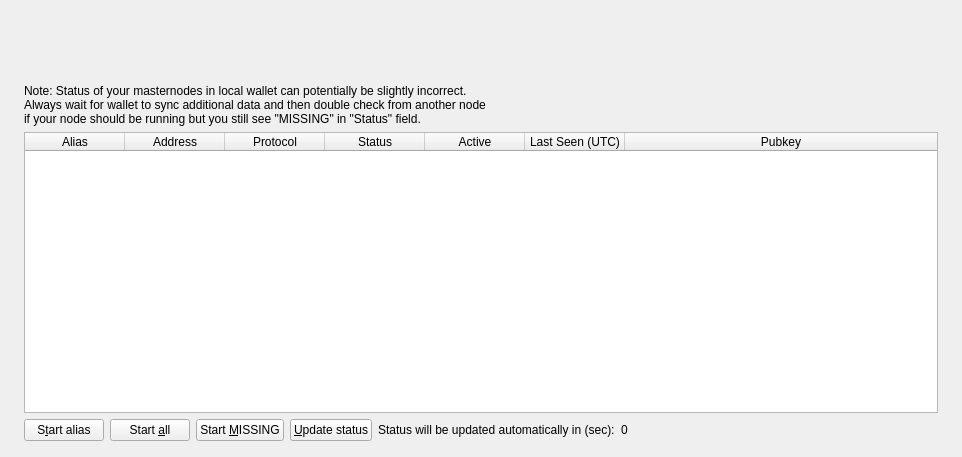
<?xml version="1.0" encoding="UTF-8"?>
<ui version="4.0">
 <class>MasternodeList</class>
 <widget class="QWidget" name="MasternodeList">
  <property name="geometry">
   <rect>
    <width>962</width>
    <height>457</height>
   </rect>
  </property>
  <property name="minimumSize">
   <size>
    <width>400</width>
    <height>200</height>
   </size>
  </property>
  <property name="windowTitle">
   <string>Form</string>
  </property>
  <layout class="QVBoxLayout" name="topLayout" stretch="0">
   <property name="leftMargin">
    <number>9</number>
   </property>
   <property name="topMargin">
    <number>9</number>
   </property>
   <property name="rightMargin">
    <number>9</number>
   </property>
   <property name="bottomMargin">
    <number>9</number>
   </property>
   <item>
    <layout class="QVBoxLayout" name="verticalLayout_Master" stretch="0,1">
     <property name="spacing">
      <number>0</number>
     </property>
     <item>
      <widget class="QFrame" name="frame_Header">
       <property name="minimumSize">
        <size>
         <width>400</width>
         <height>50</height>
        </size>
       </property>
       <layout class="QVBoxLayout" name="verticalLayout_4">
        <property name="leftMargin">
         <number>0</number>
        </property>
        <property name="topMargin">
         <number>0</number>
        </property>
        <property name="rightMargin">
         <number>0</number>
        </property>
        <property name="bottomMargin">
         <number>0</number>
        </property>
        <item>
         <layout class="QHBoxLayout" name="horizontalLayout_Header" stretch="1,0">
          <item>
           <spacer name="horizontalSpacer">
            <property name="orientation">
             <enum>Qt::Horizontal</enum>
            </property>
            <property name="sizeHint" stdset="0">
             <size>
              <width>40</width>
              <height>20</height>
             </size>
            </property>
           </spacer>
          </item>
          <item>
           <widget class="QLabel" name="labelOverviewHeaderRight">
            <property name="minimumSize">
             <size>
              <width>464</width>
              <height>60</height>
             </size>
            </property>
            <property name="maximumSize">
             <size>
              <width>16777215</width>
              <height>60</height>
             </size>
            </property>
            <property name="font">
             <font>
              <pointsize>14</pointsize>
             </font>
            </property>
            <property name="text">
             <string/>
            </property>
            <property name="alignment">
             <set>Qt::AlignRight|Qt::AlignTrailing|Qt::AlignVCenter</set>
            </property>
           </widget>
          </item>
         </layout>
        </item>
       </layout>
      </widget>
     </item>
     <item>
      <widget class="QFrame" name="frame_BG">
       <property name="minimumSize">
        <size>
         <width>400</width>
         <height>200</height>
        </size>
       </property>
       <layout class="QVBoxLayout" name="verticalLayout_3">
        <property name="leftMargin">
         <number>6</number>
        </property>
        <property name="topMargin">
         <number>6</number>
        </property>
        <property name="rightMargin">
         <number>6</number>
        </property>
        <property name="bottomMargin">
         <number>6</number>
        </property>
        <item>
         <widget class="QFrame" name="frame_Content">
          <property name="minimumSize">
           <size>
            <width>400</width>
            <height>150</height>
           </size>
          </property>
          <layout class="QVBoxLayout" name="verticalLayout">
           <property name="spacing">
            <number>0</number>
           </property>
           <property name="leftMargin">
            <number>0</number>
           </property>
           <property name="topMargin">
            <number>0</number>
           </property>
           <property name="rightMargin">
            <number>0</number>
           </property>
           <property name="bottomMargin">
            <number>0</number>
           </property>
           <item>
            <layout class="QGridLayout" name="gridLayout_2">
             <property name="spacing">
              <number>2</number>
             </property>
             <item row="0" column="0">
              <widget class="QFrame" name="frameList">
               <property name="minimumSize">
                <size>
                 <width>400</width>
                 <height>150</height>
                </size>
               </property>
               <layout class="QVBoxLayout" name="verticalLayout_2">
                <property name="bottomMargin">
                 <number>1</number>
                </property>
                <item>
                 <layout class="QHBoxLayout" name="horizontalLayout_note">
                  <property name="bottomMargin">
                   <number>0</number>
                  </property>
                  <item>
                   <widget class="QLabel" name="updateNote">
                    <property name="minimumSize">
                     <size>
                      <width>300</width>
                      <height>20</height>
                     </size>
                    </property>
                    <property name="text">
                     <string>Note: Status of your masternodes in local wallet can potentially be slightly incorrect.&lt;br /&gt;Always wait for wallet to sync additional data and then double check from another node&lt;br /&gt;if your node should be running but you still see &quot;MISSING&quot; in &quot;Status&quot; field.</string>
                    </property>
                   </widget>
                  </item>
                 </layout>
                </item>
                <item>
                 <widget class="QTableWidget" name="tableWidgetMyMasternodes">
                  <property name="minimumSize">
                   <size>
                    <width>695</width>
                    <height>150</height>
                   </size>
                  </property>
                  <property name="palette">
                   <palette>
                    <active>
                     <colorrole role="Text">
                      <brush brushstyle="SolidPattern">
                       <color alpha="255">
                        <red>51</red>
                        <green>51</green>
                        <blue>51</blue>
                       </color>
                      </brush>
                     </colorrole>
                    </active>
                    <inactive>
                     <colorrole role="Text">
                      <brush brushstyle="SolidPattern">
                       <color alpha="255">
                        <red>51</red>
                        <green>51</green>
                        <blue>51</blue>
                       </color>
                      </brush>
                     </colorrole>
                    </inactive>
                    <disabled>
                     <colorrole role="Text">
                      <brush brushstyle="SolidPattern">
                       <color alpha="255">
                        <red>85</red>
                        <green>85</green>
                        <blue>85</blue>
                       </color>
                      </brush>
                     </colorrole>
                    </disabled>
                   </palette>
                  </property>
                  <property name="editTriggers">
                   <set>QAbstractItemView::NoEditTriggers</set>
                  </property>
                  <property name="alternatingRowColors">
                   <bool>true</bool>
                  </property>
                  <property name="selectionMode">
                   <enum>QAbstractItemView::SingleSelection</enum>
                  </property>
                  <property name="selectionBehavior">
                   <enum>QAbstractItemView::SelectRows</enum>
                  </property>
                  <property name="sortingEnabled">
                   <bool>true</bool>
                  </property>
                  <attribute name="horizontalHeaderStretchLastSection">
                   <bool>true</bool>
                  </attribute>
                  <column>
                   <property name="text">
                    <string>Alias</string>
                   </property>
                  </column>
                  <column>
                   <property name="text">
                    <string>Address</string>
                   </property>
                  </column>
                  <column>
                   <property name="text">
                    <string>Protocol</string>
                   </property>
                  </column>
                  <column>
                   <property name="text">
                    <string>Status</string>
                   </property>
                  </column>
                  <column>
                   <property name="text">
                    <string>Active</string>
                   </property>
                  </column>
                  <column>
                   <property name="text">
                    <string>Last Seen (UTC)</string>
                   </property>
                  </column>
                  <column>
                   <property name="text">
                    <string>Pubkey</string>
                   </property>
                  </column>
                 </widget>
                </item>
                <item>
                 <layout class="QHBoxLayout" name="horizontalLayout_5">
                  <property name="bottomMargin">
                   <number>0</number>
                  </property>
                  <item>
                   <widget class="QPushButton" name="startButton">
                    <property name="minimumSize">
                     <size>
                      <width>50</width>
                      <height>15</height>
                     </size>
                    </property>
                    <property name="text">
                     <string>S&amp;tart alias</string>
                    </property>
                   </widget>
                  </item>
                  <item>
                   <widget class="QPushButton" name="startAllButton">
                    <property name="minimumSize">
                     <size>
                      <width>50</width>
                      <height>15</height>
                     </size>
                    </property>
                    <property name="text">
                     <string>Start &amp;all</string>
                    </property>
                   </widget>
                  </item>
                  <item>
                   <widget class="QPushButton" name="startMissingButton">
                    <property name="minimumSize">
                     <size>
                      <width>50</width>
                      <height>15</height>
                     </size>
                    </property>
                    <property name="text">
                     <string>Start &amp;MISSING</string>
                    </property>
                   </widget>
                  </item>
                  <item>
                   <widget class="QPushButton" name="UpdateButton">
                    <property name="minimumSize">
                     <size>
                      <width>50</width>
                      <height>15</height>
                     </size>
                    </property>
                    <property name="text">
                     <string>&amp;Update status</string>
                    </property>
                   </widget>
                  </item>
                  <item>
                   <widget class="QLabel" name="autoupdate_label">
                    <property name="minimumSize">
                     <size>
                      <width>100</width>
                      <height>15</height>
                     </size>
                    </property>
                    <property name="text">
                     <string>Status will be updated automatically in (sec):</string>
                    </property>
                   </widget>
                  </item>
                  <item>
                   <widget class="QLabel" name="secondsLabel">
                    <property name="minimumSize">
                     <size>
                      <width>5</width>
                      <height>15</height>
                     </size>
                    </property>
                    <property name="text">
                     <string>0</string>
                    </property>
                   </widget>
                  </item>
                  <item>
                   <spacer name="horizontalSpacer_5">
                    <property name="orientation">
                     <enum>Qt::Horizontal</enum>
                    </property>
                    <property name="sizeHint" stdset="0">
                     <size>
                      <width>40</width>
                      <height>20</height>
                     </size>
                    </property>
                   </spacer>
                  </item>
                 </layout>
                </item>
               </layout>
              </widget>
             </item>
            </layout>
           </item>
          </layout>
         </widget>
        </item>
       </layout>
      </widget>
     </item>
    </layout>
   </item>
  </layout>
 </widget>
 <resources/>
 <connections/>
</ui>
